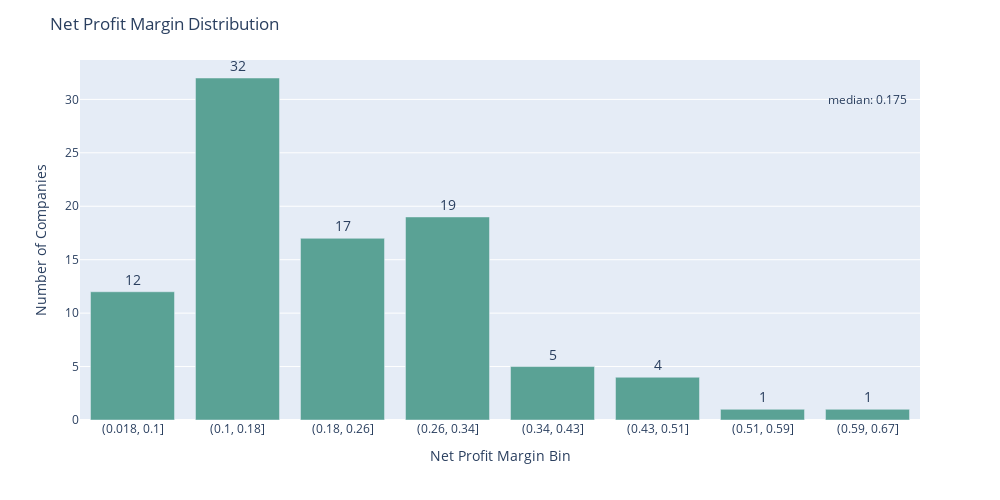

Here is the notebook cell this chart was saved with:
### Code cell
gpm_analysis_df = analysis_df[analysis_df['net_profit_margin'] >= 0][['ticker','net_profit_margin']]
gpm_analysis_df.loc[:,'net_profit_margin_bin'] = pd.cut(gpm_analysis_df['net_profit_margin'], 8, precision = 1)
gpm_analysis_df2 = gpm_analysis_df[['net_profit_margin_bin','ticker']].groupby('net_profit_margin_bin').count().reset_index()
gpm_analysis_df2.loc[:,'net_profit_margin_bin'] = gpm_analysis_df2['net_profit_margin_bin'].astype('str')

fig = px.bar(gpm_analysis_df2, x='net_profit_margin_bin', y='ticker', text = 'ticker')

fig.update_traces(textposition='outside',
                  texttemplate='%{text}',
                  marker_color='#5AA295',
                  textfont_size=14)

fig.update_layout(title_text = 'Net Profit Margin Distribution',
                  yaxis_title = 'Number of Companies',
                  xaxis_title = 'Net Profit Margin Bin',
                  height = 500, width = 1000)

fig.add_annotation(x=7, y=30,
            text="median: {npm:.3f}".format(npm = analysis_df['net_profit_margin'].median()),
            showarrow=False)

fig.update_layout(showlegend=False)

fig.show()

### Figure 1 — Plotly figure (JSON) as saved in the notebook; plotly's stock layout.template omitted (floating-point values rounded to 4 significant figures)
{"data": [{"alignmentgroup": "True", "hoverlabel": {"namelength": 0}, "hovertemplate": "net_profit_margin_bin=%{x}<br>ticker=%{text}", "legendgroup": "", "marker": {"color": "#5AA295"}, "name": "", "offsetgroup": "", "orientation": "v", "showlegend": false, "text": [12, 32, 17, 19, 5, 4, 1, 1], "textfont": {"size": 14}, "textposition": "outside", "texttemplate": "%{text}", "type": "bar", "x": ["(0.018, 0.1]", "(0.1, 0.18]", "(0.18, 0.26]", "(0.26, 0.34]", "(0.34, 0.43]", "(0.43, 0.51]", "(0.51, 0.59]", "(0.59, 0.67]"], "xaxis": "x", "y": [12, 32, 17, 19, 5, 4, 1, 1], "yaxis": "y"}], "layout": {"annotations": [{"showarrow": false, "text": "median: 0.175", "x": 7, "y": 30}], "barmode": "relative", "height": 500, "legend": {"tracegroupgap": 0}, "margin": {"t": 60}, "showlegend": false, "title": {"text": "Net Profit Margin Distribution"}, "width": 1000, "xaxis": {"anchor": "y", "domain": [0, 1], "title": {"text": "Net Profit Margin Bin"}}, "yaxis": {"anchor": "x", "domain": [0, 1], "title": {"text": "Number of Companies"}}}}
